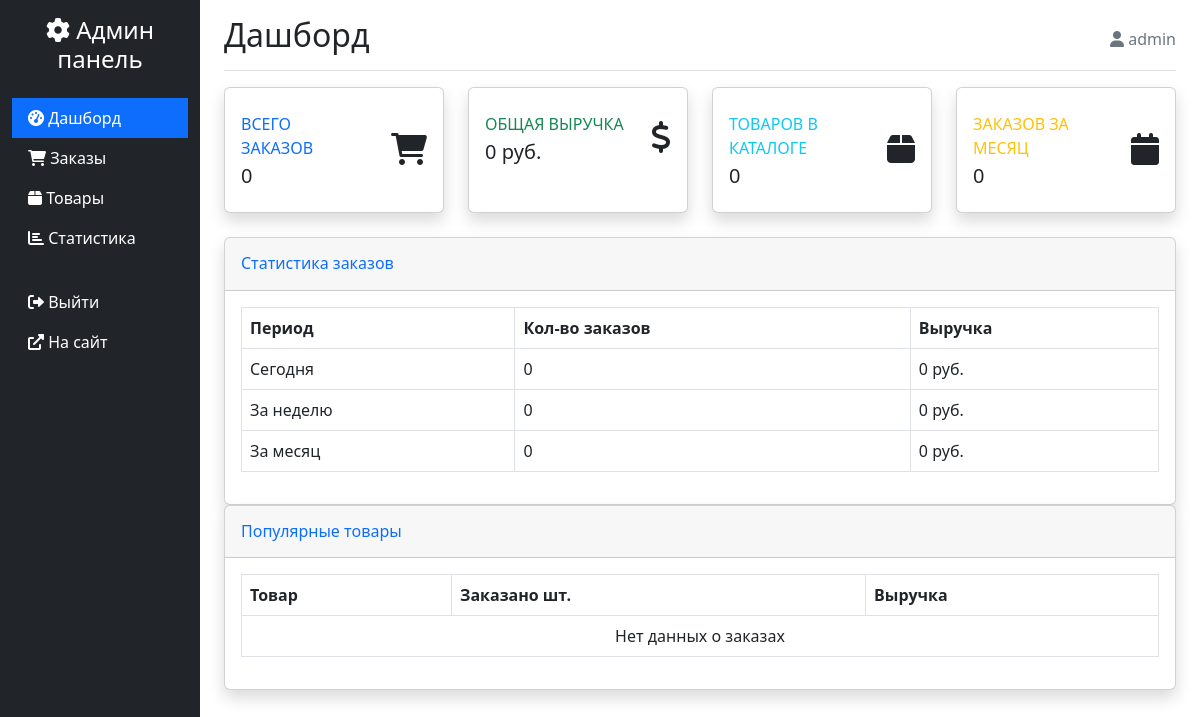
The page /admin-panel/ (signed in) on the database as committed earlier.
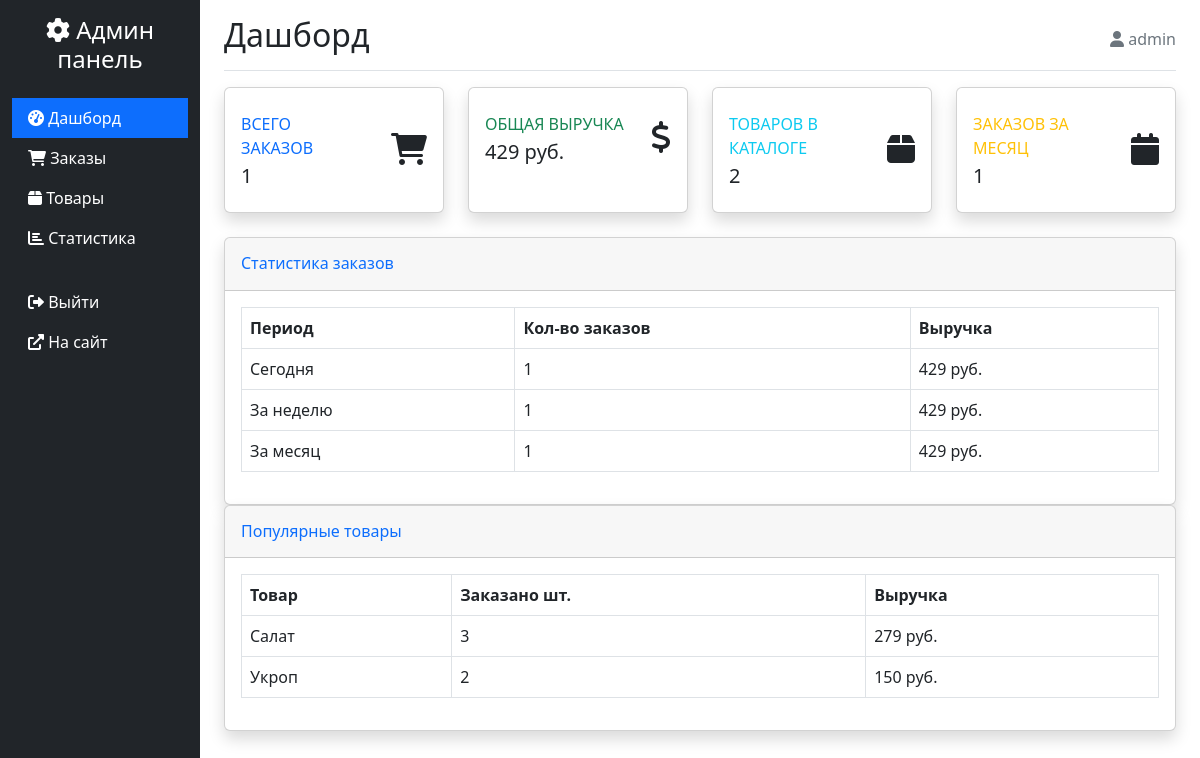
The same page on the database as committed later.
### products/models.py (models this page shows, shortened)
class Product(models.Model):
    name = models.CharField(max_length=200, verbose_name='Название')
    slug = models.SlugField(max_length=200, unique=True, verbose_name='URL')
    description = models.TextField(verbose_name='Описание')
    price = models.DecimalField(max_digits=10, decimal_places=2, verbose_name='Цена')
    image = models.ImageField(upload_to='products/%Y/%m/%d/', verbose_name='Изображение')
    is_available = models.BooleanField(default=True, verbose_name='Доступен')
    created_at = models.DateTimeField(auto_now_add=True, verbose_name='Создан')
    updated_at = models.DateTimeField(auto_now=True, verbose_name='Обновлен')
    class Meta:
        verbose_name = 'Товар'
        verbose_name_plural = 'Товары'
        ordering = ['-created_at']

### admin_panel/views.py (the view)
# urls.py: path('', views.admin_dashboard, name='dashboard'),
@login_required
@user_passes_test(is_admin)
def admin_dashboard(request):
    today = timezone.now().date()
    week_ago = today - timedelta(days=7)
    month_ago = today - timedelta(days=30)
    year_ago = today - timedelta(days=365)
    total_orders = Order.objects.count() # Кол-во заказов
    total_products = Product.objects.count() # Кол-во товаров
    total_revenue = OrderItem.objects.aggregate(
        total=Sum(F('quantity') * F('price'))
    )['total'] or 0 # Сумма всех продаж
    orders_today = Order.objects.filter(created__date=today).count()
    orders_week = Order.objects.filter(created__date__gte=week_ago).count()
    orders_month = Order.objects.filter(created__date__gte=month_ago).count()
    revenue_today = OrderItem.objects.filter(
        order__created__date=today
    ).aggregate(total=Sum(F('quantity') * F('price')))['total'] or 0
    revenue_week = OrderItem.objects.filter(
        order__created__date__gte=week_ago
    ).aggregate(total=Sum(F('quantity') * F('price')))['total'] or 0
    revenue_month = OrderItem.objects.filter(
        order__created__date__gte=month_ago
    ).aggregate(total=Sum(F('quantity') * F('price')))['total'] or 0
    order_statuses = Order.objects.values('status').annotate(
        count=Count('id')
    )
    popular_products_data = OrderItem.objects.values(
        'product__id', 'product__name'
    ).annotate(
        total_ordered=Sum('quantity'), # Кол-во проданных товаров
        total_revenue=Sum(F('quantity') * F('price'))  # Выручка
    ).order_by('-total_ordered')[:10]
    context = {
        'total_orders': total_orders, # Всего заказов
        'total_revenue': total_revenue, # Общая выручка
        'total_products': total_products, # Товаров в каталоге
        'orders_today': orders_today, # Заказов за день
        'orders_week': orders_week, # Заказов за неделю
        'orders_month': orders_month, # Заказов за месяц
        'revenue_today': revenue_today, # Общая выручка за день
        'revenue_week': revenue_week, # Общая выручка за неделю
        'revenue_month': revenue_month, # Общая выручка за месяц
        'order_statuses': order_statuses, # Статусы заказов
        'popular_products_data': popular_products_data, # Популярные товары
    }
    return render(request, 'admin_panel/dashboard.html', context)

### admin_panel/views.py (called while the page is built)
def is_admin(user):
    return user.is_authenticated and user.is_staff

### templates/admin_panel/dashboard.html (shortened to what the changed rows need)
{% extends 'admin_panel/base.html' %}
{% block page_title %}Дашборд{% endblock %}
{% block content %}
<div class="row">
    <div class="col-xl-3 col-md-6 mb-4">
        <div class="card border-left-primary shadow h-100 py-2 stat-card">
            <div class="card-body">
                <div class="row no-gutters align-items-center">
                    <div class="col mr-2">
                        <div class="text-xs font-weight-bold text-primary text-uppercase mb-1">
                            Всего заказов
                        </div>
                        <div class="h5 mb-0 font-weight-bold text-gray-800">{{ total_orders }}</div>
                    </div>
                </div>
            </div>
        </div>
    </div>
    <div class="col-xl-3 col-md-6 mb-4">
        <div class="card border-left-success shadow h-100 py-2 stat-card">
            <div class="card-body">
                <div class="row no-gutters align-items-center">
                    <div class="col mr-2">
                        <div class="text-xs font-weight-bold text-success text-uppercase mb-1">
                            Общая выручка
                        </div>
                        <div class="h5 mb-0 font-weight-bold text-gray-800">{{ total_revenue }} руб.</div>
                    </div>
                </div>
            </div>
        </div>
    </div>
    <div class="col-xl-3 col-md-6 mb-4">
        <div class="card border-left-info shadow h-100 py-2 stat-card">
            <div class="card-body">
                <div class="row no-gutters align-items-center">
                    <div class="col mr-2">
                        <div class="text-xs font-weight-bold text-info text-uppercase mb-1">
                            Товаров в каталоге
                        </div>
                        <div class="h5 mb-0 font-weight-bold text-gray-800">{{ total_products }}</div>
                    </div>
                </div>
            </div>
        </div>
    </div>
    <div class="col-xl-3 col-md-6 mb-4">
        <div class="card border-left-warning shadow h-100 py-2 stat-card">
            <div class="card-body">
                <div class="row no-gutters align-items-center">
                    <div class="col mr-2">
                        <div class="text-xs font-weight-bold text-warning text-uppercase mb-1">
                            Заказов за месяц
                        </div>
                        <div class="h5 mb-0 font-weight-bold text-gray-800">{{ orders_month }}</div>
                    </div>
                </div>
            </div>
        </div>
    </div>
</div>
<div class="row">
    <div class="col-lg-12 mb-8">
        <div class="card shadow">
            <div class="card-body">
                <div class="table-responsive">
                    <table class="table table-bordered">
                        <thead>
                            <tr>
                                <th>Период</th>
                                <th>Кол-во заказов</th>
                                <th>Выручка</th>
                            </tr>
                        </thead>
                        <tbody>
                            <tr>
                                <td>Сегодня</td>
                                <td>{{ orders_today }}</td>
                                <td>{{ revenue_today }} руб.</td>
                            </tr>
                            <tr>
                                <td>За неделю</td>
                                <td>{{ orders_week }}</td>
                                <td>{{ revenue_week }} руб.</td>
                            </tr>
                            <tr>
                                <td>За месяц</td>
                                <td>{{ orders_month }}</td>
                                <td>{{ revenue_month }} руб.</td>
                            </tr>
                        </tbody>
                    </table>
                </div>
            </div>
        </div>
    </div>
</div>
<div class="row">
    <div class="col-12">
        <div class="card shadow">
            <div class="card-body">
                <div class="table-responsive">
                    <table class="table table-bordered">
                        <thead>
                            <tr>
                                <th>Товар</th>
                                <th>Заказано шт.</th>
                                <th>Выручка</th>
                            </tr>
                        </thead>
                        <tbody>
                            {% for product in popular_products_data %}
                            <tr>
                                <td>{{ product.product__name }}</td>
                                <td>{{ product.total_ordered|default:0 }}</td>
                                <td>{{ product.total_revenue|default:0 }} руб.</td>
                            </tr>
                            {% empty %}
                            <tr>
                                <td colspan="3" class="text-center">Нет данных о заказах</td>
                            </tr>
                            {% endfor %}
                        </tbody>
                    </table>
                </div>
            </div>
        </div>
    </div>
</div>
{% endblock %}

Rows that differ between the two databases and show on the page:
added Product: product__name "Салат", total_ordered "3", total_revenue "279"
added Product: product__name "Укроп", total_ordered "2", total_revenue "150"
Other text that changed with them:
{{ total_orders }}: "0" → "1"
{{ total_revenue }}: "0" → "429"
{{ total_products }}: "0" → "2"
{{ orders_month }}: "0" → "1"
{{ orders_today }}: "0" → "1"
{{ revenue_today }}: "0" → "429"
{{ orders_week }}: "0" → "1"
{{ revenue_week }}: "0" → "429"
{{ revenue_month }}: "0" → "429"
text no longer shown: "Нет данных о заказах"
